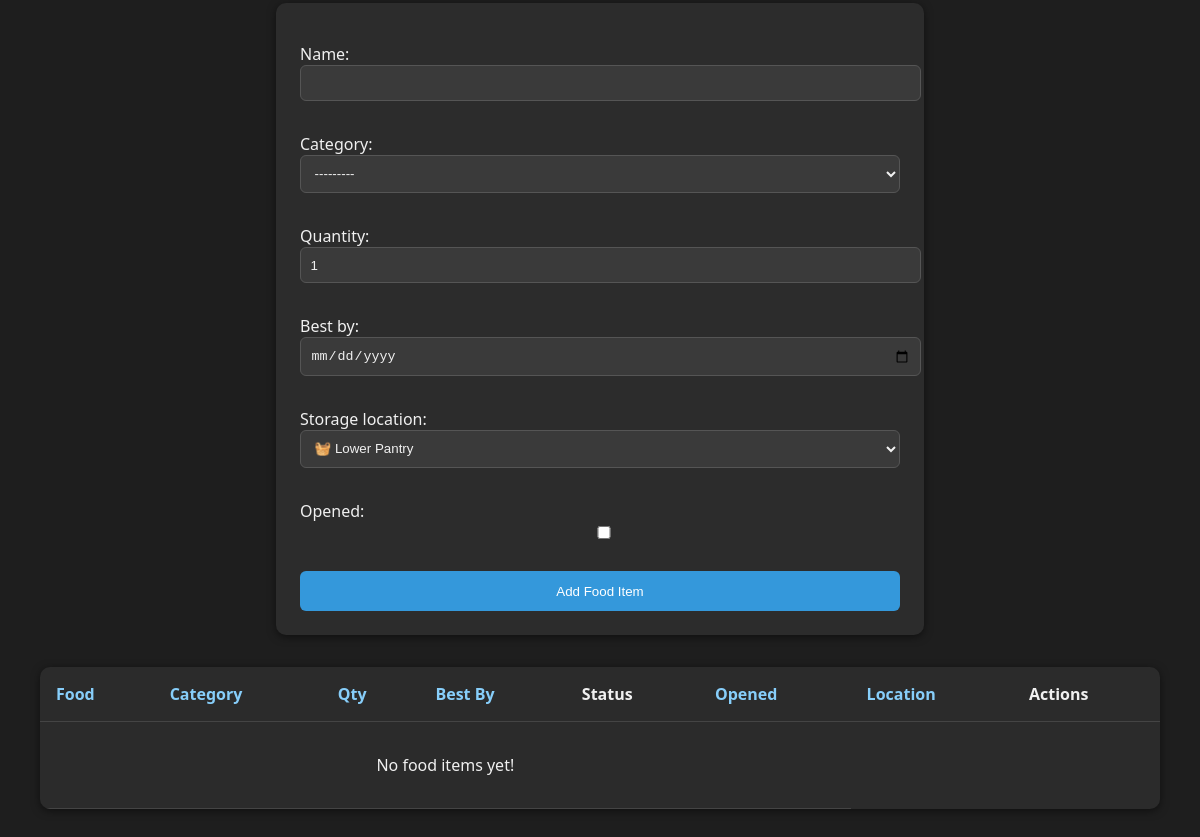
The page /?storage=lower_pantry (lower part) on the database as committed earlier.
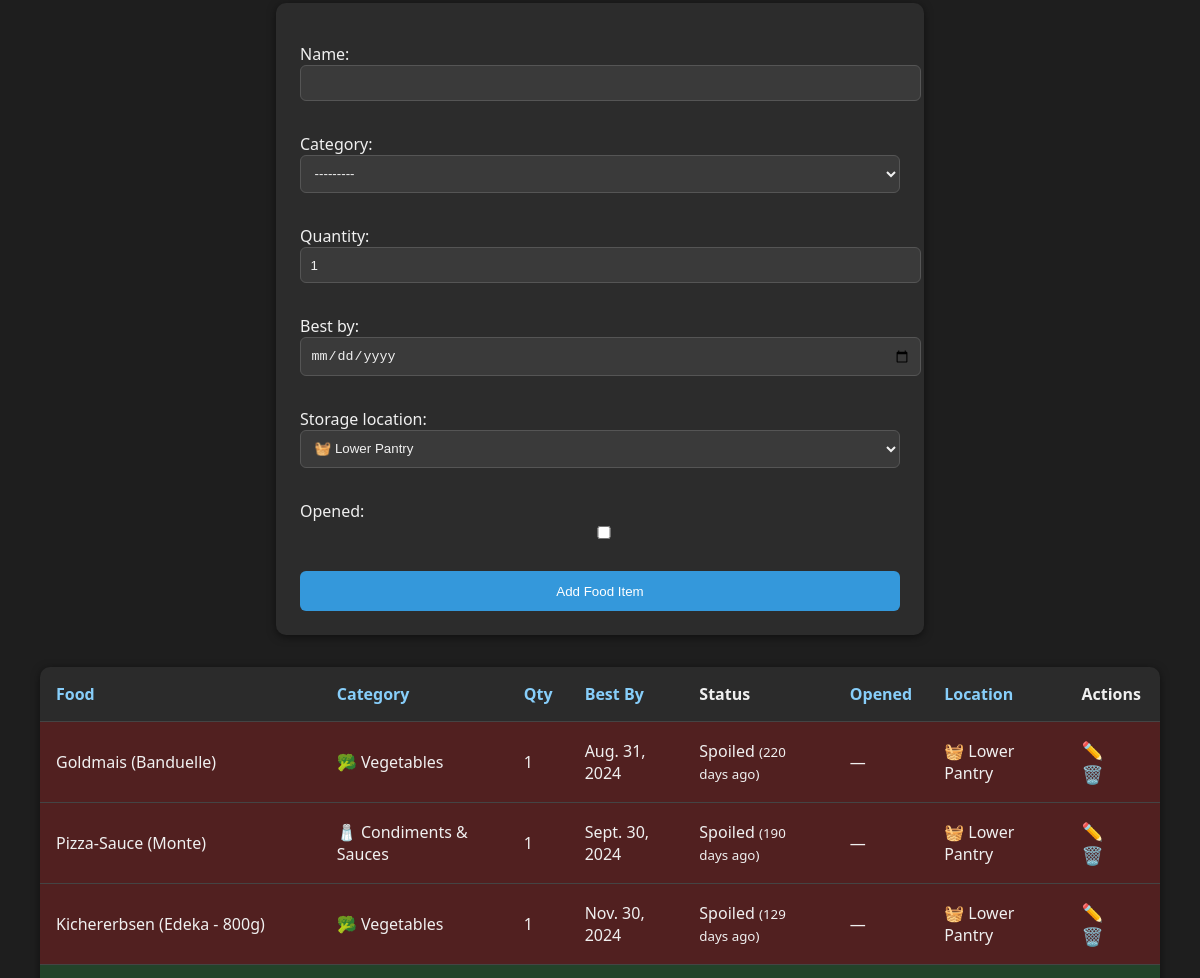
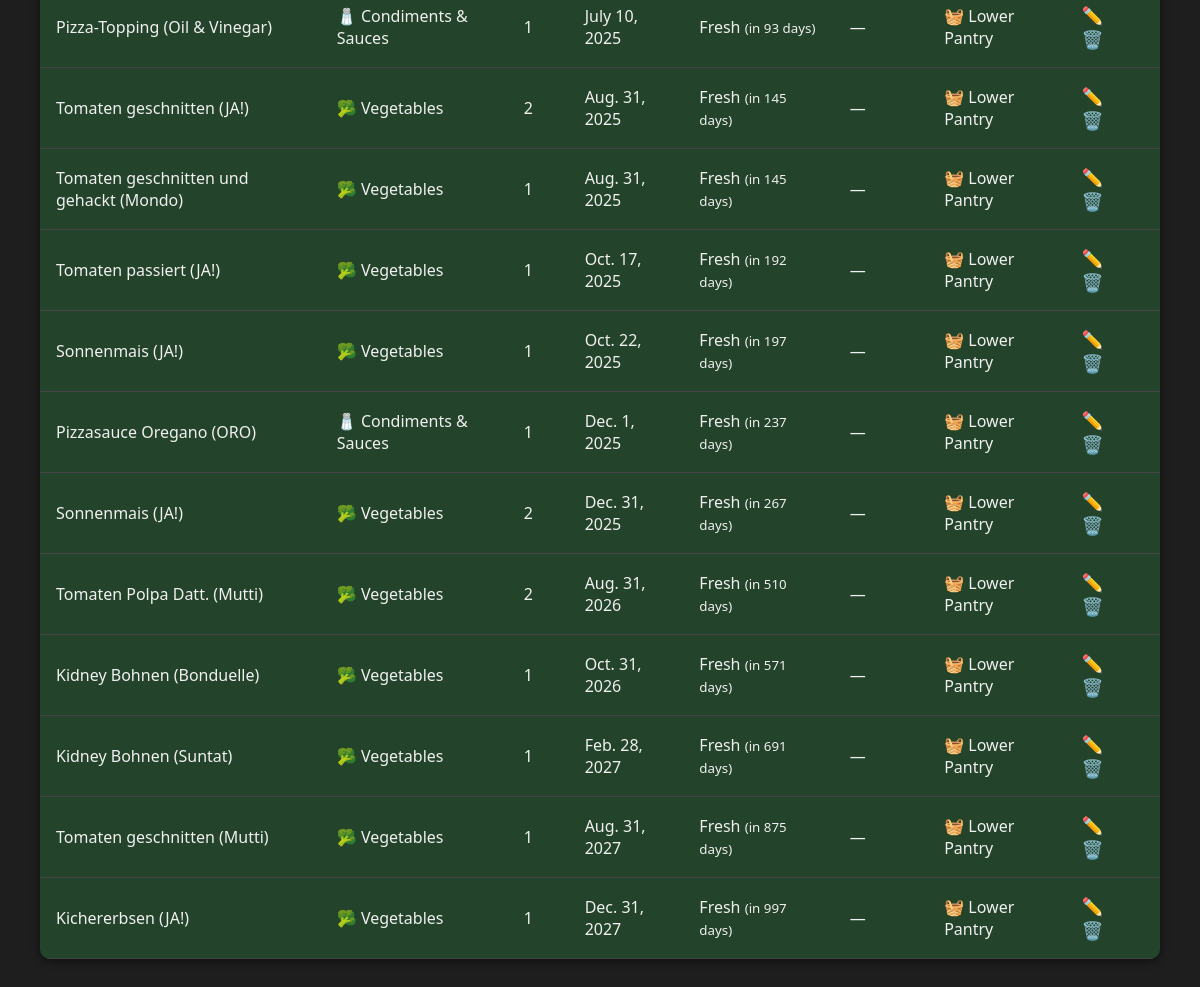
The same page on the database as committed later (2 pictures, top to bottom).
### fridge/models.py (models this page shows)
class FoodItem(models.Model):
    CATEGORY_CHOICES = [
        ('vegetables', '🥦 Vegetables'),
        ('fruits', '🍎 Fruits'),
        ('dairy', '🧀 Dairy'),
        ('meat', '🥩 Meat'),
        ('poultry', '🍗 Poultry'),
        ('fish', '🐟 Fish & Seafood'),
        ('eggs', '🥚 Eggs'),
        ('baked', '🍞 Baked Goods'),
        ('leftovers', '🍱 Leftovers'),
        ('spreads', '🥫 Spreads & Dips'),
        ('condiments', '🧂 Condiments & Sauces'),
        ('beverages', '🧃 Beverages'),
        ('frozen', '🧊 Frozen Foods'),
        ('snacks', '🍪 Snacks & Sweets'),
        ('prepared', '🍽️ Prepared Meals'),
        ('other', '📦 Other'),
    ]
    STORAGE_CHOICES = [
        ('fridge', '🧊 Fridge'),
        ('freezer', '❄️ Freezer'),
        ('upper_pantry', '🗄️ Upper Pantry'),
        ('lower_pantry', '🧺 Lower Pantry'),
        ('counter', '🧂 Counter'),
        ('candy_cabinet', '🍬 Candy Cabinet'),
        ('hanging_table', '🪑 Hanging Table'),
        ('bar', '🍷 Bar'),
    ]
    name = models.CharField(max_length=100)
    category = models.CharField(max_length=50, choices=CATEGORY_CHOICES)
    quantity = models.IntegerField(default=1)
    best_by = models.DateField(null=True, blank=True)
    storage_location = models.CharField(max_length=50, choices=STORAGE_CHOICES, default='fridge')
    opened = models.BooleanField(default=False)
    @property
    def status(self):
        if self.best_by is None:
            return "unknown"
        today = date.today()
        if self.best_by < today:
            return "spoiled"
        elif self.best_by <= today + timedelta(days=3):
            return "about_to_spoil"
        else:
            return "fresh"
    @property
    def days_left(self):
        if self.best_by is None:
            return "?"
        delta = (self.best_by - date.today()).days
        if delta > 0:
            return f"in {delta} day{'s' if delta > 1 else ''}"
        elif delta == 0:
            return "today"
        else:
            return f"{abs(delta)} day{'s' if abs(delta) > 1 else ''} ago"

### fridge/views.py (the view, shortened to what this page needs)
# urls.py: path('', views.fridge_view, name='fridge'),
def fridge_view(request):
    items = FoodItem.objects.all()
    sort = request.GET.get('sort')
    selected_category = request.GET.get('category', '')
    selected_storage = request.GET.get('storage', '')
    if selected_category:
        items = items.filter(category=selected_category)
    if selected_storage:
        items = items.filter(storage_location=selected_storage)
    if sort and sort != 'None':
        items = items.order_by(sort)
    else:
        items = items.order_by('storage_location', 'best_by')
    initial_data = {'storage_location': selected_storage} if selected_storage else {}
    form = FoodItemForm(request.POST or None, initial=initial_data)
    context = {
        'items': items,
        'form': form,
        'categories': FoodItem.CATEGORY_CHOICES,
        'storage_locations': FoodItem.STORAGE_CHOICES,
        'selected_category': selected_category,
        'selected_storage': selected_storage,
        'sort': sort,
    }
    return render(request, 'fridge/fridge.html', context)

### fridge/forms.py
class FoodItemForm(forms.ModelForm):
    class Meta:
        model = FoodItem
        fields = ['name', 'category', 'quantity', 'best_by', 'storage_location', 'opened']
        widgets = {
            'best_by': forms.DateInput(attrs={'type': 'date'}),
        }

### fridge/templates/fridge/fridge.html (shortened to what this page needs)
{% extends "fridge/base.html" %}
{% load static %}
{% block content %}
<form method="POST" action="?{% if selected_category %}category={{ selected_category }}{% endif %}{% if selected_storage %}&storage={{ selected_storage }}{% endif %}">
    {{ form.as_p }}
    <button type="submit">Add Food Item</button>
</form>
<table>
    <thead>
        <tr>
            <th><a href="?sort=name{% if selected_category %}&category={{ selected_category }}{% endif %}{% if selected_storage %}&storage={{ selected_storage }}{% endif %}">Food</a></th>
            <th><a href="?sort=category{% if selected_category %}&category={{ selected_category }}{% endif %}{% if selected_storage %}&storage={{ selected_storage }}{% endif %}">Category</a></th>
            <th><a href="?sort=quantity{% if selected_category %}&category={{ selected_category }}{% endif %}{% if selected_storage %}&storage={{ selected_storage }}{% endif %}">Qty</a></th>
            <th><a href="?sort=best_by{% if selected_category %}&category={{ selected_category }}{% endif %}{% if selected_storage %}&storage={{ selected_storage }}{% endif %}">Best By</a></th>
            <th>Status</th>
            <th><a href="?sort=opened{% if selected_category %}&category={{ selected_category }}{% endif %}{% if selected_storage %}&storage={{ selected_storage }}{% endif %}">Opened</a></th>
            <th><a href="?sort=storage_location{% if selected_category %}&category={{ selected_category }}{% endif %}{% if selected_storage %}&storage={{ selected_storage }}{% endif %}">Location</a></th>
            <th>Actions</th>
        </tr>
    </thead>
    <tbody>
        {% for item in items %}
            <tr class="{% if item.opened %}opened-{{ item.status }}{% else %}{{ item.status }}{% endif %}">
                <td>{{ item.name }}</td>
                <td>{{ item.get_category_display }}</td>
                <td>{{ item.quantity }}</td>
                <td>{{ item.best_by }}</td>
                <td>{{ item.status|capfirst }} <small>({{ item.days_left }})</small></td>
                <td>{% if item.opened %}🍽️{% else %}—{% endif %}</td>
                <td>{{ item.get_storage_location_display }}</td>
                <td class="actions">
                    <a href="{% url 'edit_item' item.pk %}?category={{ selected_category }}&storage={{ selected_storage }}">✏️</a>
                    <a href="{% url 'delete_item' item.pk %}?category={{ selected_category }}&storage={{ selected_storage }}&sort={{ sort }}" onclick="return confirm('Are you sure?')">🗑️</a>
                </td>
            </tr>
        {% empty %}
            <tr>
                <td colspan="6" style="text-align: center; padding: 2rem;">No food items yet!</td>
            </tr>
        {% endfor %}
    </tbody>
</table>
{% endblock %}

Rows that differ between the two databases and show on the page:
added FoodItem: name "Goldmais (Banduelle)", category "🥦 Vegetables", quantity "1", best_by "Aug. 31, 2024", status "Spoiled", days_left "220 days ago", storage_location "🧺 Lower Pantry"
added FoodItem: name "Pizza-Sauce (Monte)", category "🧂 Condiments & Sauces", quantity "1", best_by "Sept. 30, 2024", status "Spoiled", days_left "190 days ago", storage_location "🧺 Lower Pantry"
added FoodItem: name "Kichererbsen (Edeka - 800g)", category "🥦 Vegetables", quantity "1", best_by "Nov. 30, 2024", status "Spoiled", days_left "129 days ago", storage_location "🧺 Lower Pantry"
added FoodItem: name "Pizza-Topping (Oil & Vinegar)", category "🧂 Condiments & Sauces", quantity "1", best_by "July 10, 2025", status "Fresh", days_left "in 93 days", storage_location "🧺 Lower Pantry"
added FoodItem: name "Tomaten geschnitten (JA!)", category "🥦 Vegetables", quantity "2", best_by "Aug. 31, 2025", status "Fresh", days_left "in 145 days", storage_location "🧺 Lower Pantry"
added FoodItem: name "Tomaten geschnitten und gehackt (Mondo)", category "🥦 Vegetables", quantity "1", best_by "Aug. 31, 2025", status "Fresh", days_left "in 145 days", storage_location "🧺 Lower Pantry"
added FoodItem: name "Tomaten passiert (JA!)", category "🥦 Vegetables", quantity "1", best_by "Oct. 17, 2025", status "Fresh", days_left "in 192 days", storage_location "🧺 Lower Pantry"
added FoodItem: name "Sonnenmais (JA!)", category "🥦 Vegetables", quantity "1", best_by "Oct. 22, 2025", status "Fresh", days_left "in 197 days", storage_location "🧺 Lower Pantry"
added FoodItem: name "Pizzasauce Oregano (ORO)", category "🧂 Condiments & Sauces", quantity "1", best_by "Dec. 1, 2025", status "Fresh", days_left "in 237 days", storage_location "🧺 Lower Pantry"
added FoodItem: name "Sonnenmais (JA!)", category "🥦 Vegetables", quantity "2", best_by "Dec. 31, 2025", status "Fresh", days_left "in 267 days", storage_location "🧺 Lower Pantry"
added FoodItem: name "Tomaten Polpa Datt. (Mutti)", category "🥦 Vegetables", quantity "2", best_by "Aug. 31, 2026", status "Fresh", days_left "in 510 days", storage_location "🧺 Lower Pantry"
added FoodItem: name "Kidney Bohnen (Bonduelle)", category "🥦 Vegetables", quantity "1", best_by "Oct. 31, 2026", status "Fresh", days_left "in 571 days", storage_location "🧺 Lower Pantry"
added FoodItem: name "Kidney Bohnen (Suntat)", category "🥦 Vegetables", quantity "1", best_by "Feb. 28, 2027", status "Fresh", days_left "in 691 days", storage_location "🧺 Lower Pantry"
added FoodItem: name "Tomaten geschnitten (Mutti)", category "🥦 Vegetables", quantity "1", best_by "Aug. 31, 2027", status "Fresh", days_left "in 875 days", storage_location "🧺 Lower Pantry"
added FoodItem: name "Kichererbsen (JA!)", category "🥦 Vegetables", quantity "1", best_by "Dec. 31, 2027", status "Fresh", days_left "in 997 days", storage_location "🧺 Lower Pantry"
Other text that changed with them:
text no longer shown: "No food items yet!"
